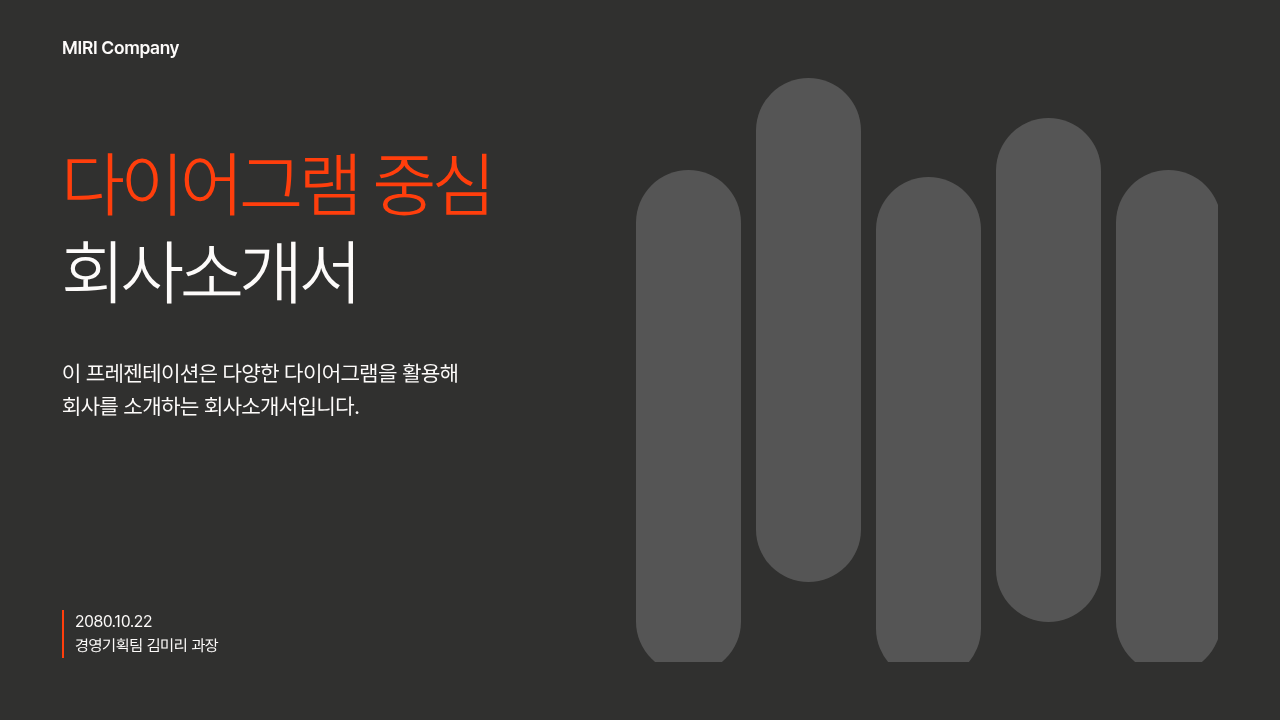
#> input picture rhetis-enterprise-053-069/cinder-pulse-review/reassembled/slide_01.png, 1280 x 720 px, found by its file name; its folder holds only this picture in this run
$ python finalize_review.py
#> lines starting #> are read from the running program, lines starting #| are printed output that depends on the picture
from pathlib import Path
import json,hashlib,fitz,html
from PIL import Image
B=Path(__file__).resolve().parents[1];R=B/'review';C=B/'collection'/'afterglow'
originals=Path('/workspace/work/deck/miricanvas_기업_selected/015_1a53x_검정과_파랑의_심플한_서비스_소개서')
triples=R/'compare-three';triples.mkdir(exist_ok=True)
for i in range(1,10):
 n=f'slide_{i:02}.png';imgs=[Image.open(originals/n).convert('RGB'),Image.open(R/'replica'/n).convert('RGB'),Image.open(R/'reassembled'/n).convert('RGB')]
 im=Image.new('RGB',(3840,720))
#> im: PIL image 3840x720 RGB; every value is 0
 for j,img in enumerate(imgs):im.paste(img,(1280*j,0))
#> this loop made 3 passes
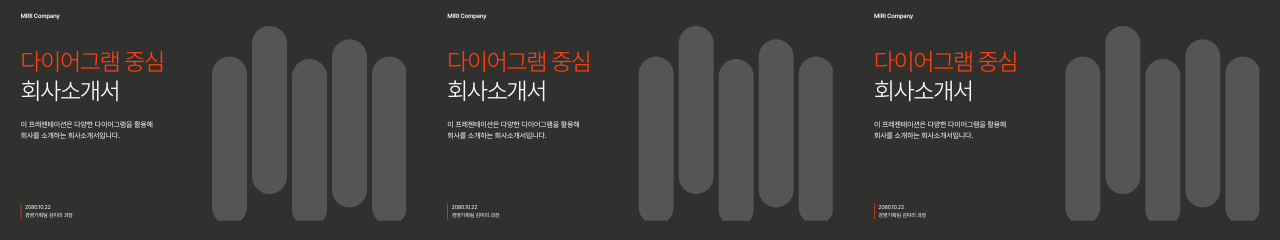
#> im: PIL image 3840x720 RGB (shown at 1/3 size); mean R, G, B 61.2, 60, 59
#> (the run stopped early here; a loop or call above may not have finished)
